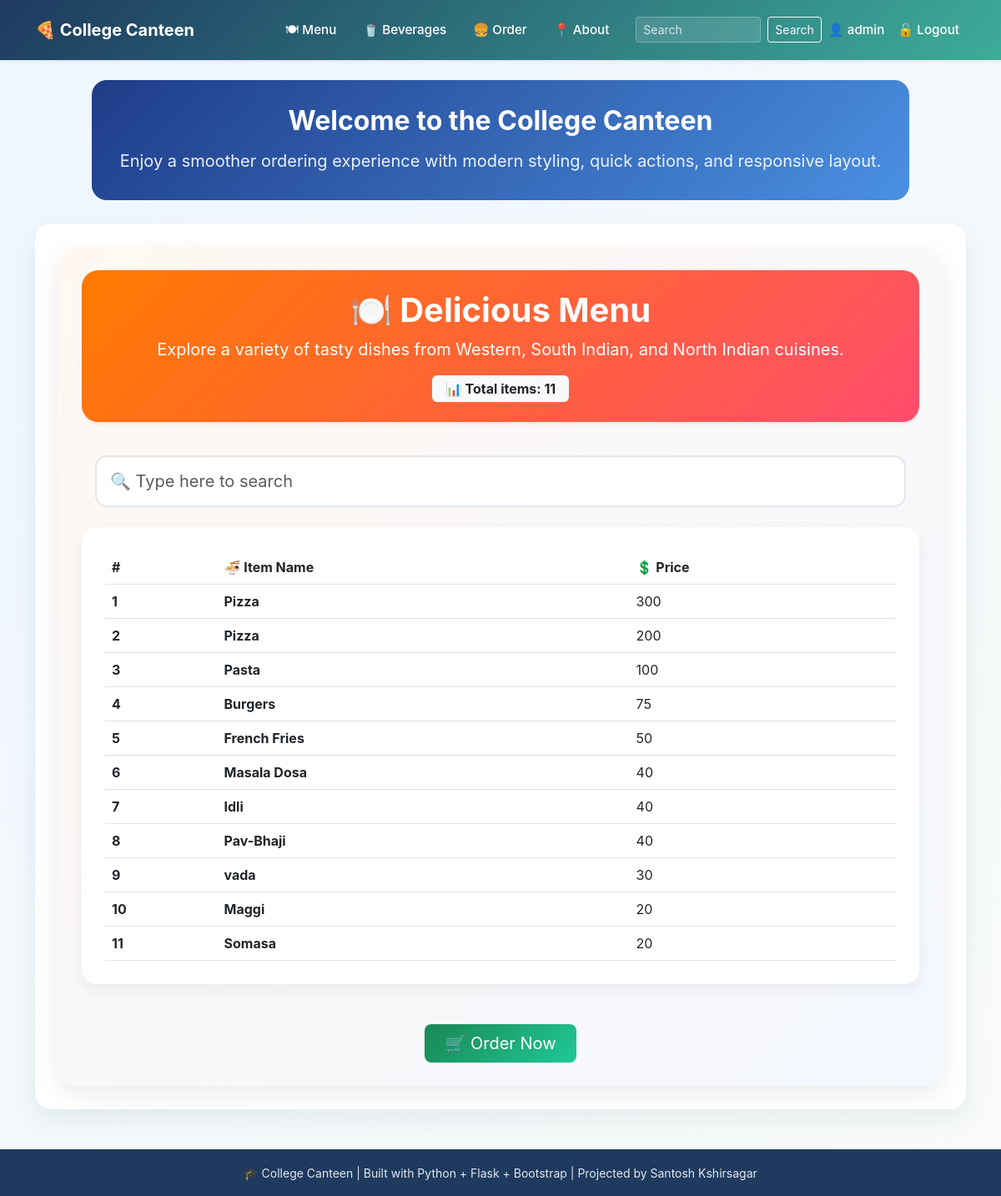
/menu (signed in), run on the app's committed database.
### tables this page shows
CREATE TABLE menus
                 (id INTEGER PRIMARY KEY AUTOINCREMENT,
                 name TEXT NOT NULL,
                 price INTEGER NOT NULL);

### app.py (the view)
@app.route("/menu")
def menu():
    conn = get_db_menus()
    menus = conn.execute('SELECT * FROM menus ORDER BY price DESC').fetchall()
    conn.close()
    return render_template('menu.html', menus=menus)

### database.py (called while the page is built)
def get_db():
    conn = sqlite3.connect(DB_PATH)
    conn.row_factory = sqlite3.Row
    return conn

### templates/menu.html (shortened to what this page needs)
{% extends "base.html" %}
{% block content %}
<div class="menu-page card-hover">
  <div class="card hero-card shadow-sm mb-4">
    <div class="card-body text-center py-4">
      <h1 class="fw-bold mb-2">🍽️ Delicious Menu</h1>
      <p class="mb-0 fs-5">Explore a variety of tasty dishes from Western, South Indian, and North Indian cuisines.</p>
      <div class="mt-3">
        <span class="badge bg-light text-dark fs-6 px-3 py-2">📊 Total items: {{ menus|length }}</span>
      </div>
    </div>
  </div>
  <div class="card-hover p-3">
    <input type="text" id="searchInput" class="form-control form-control-lg search-box" placeholder="🔍 Type here to search">
  </div>
  <div class="card table-card">
    <div class="card-body card-hover">
      <table class="table table-hover mb-0 align-middle">
        <thead>
          <tr>
            <th scope="col">#</th>
            <th>🍜 Item Name</th>
            <th>💲 Price</th>
          </tr>
        </thead>
        <tbody id="tablebody">
          {% for item in menus %}
            <tr data-name="{{ item.name|lower }}">
              <th scope="row">{{ loop.index }}</th>
              <td class="fw-bold">{{ item.name }}</td>
              <td>{{ item.price }}</td>
            </tr>
          {% endfor %}
        </tbody>
      </table>
    </div>
  </div>
  <div class="text-center mt-5">
    <a href="{{ url_for('order') }}" class="btn btn-custom btn-lg px-4">🛒 Order Now</a>
  </div>
</div>
{% endblock %}

### templates/base.html (style rules this page uses)
:root { --brand: #1e3a5f; --brand-dark: #162d4a; --accent: #3dac99; --surface: #f7fbff; --surface-strong: #ffffff; }
html, body { min-height: 100%; }
body { margin: 0; background: linear-gradient(135deg, #eef6ff 0%, #f8fbf8 100%); color: #1d2540; font-family: Inter, system-ui, -apple-system, BlinkMacSystemFont, "Segoe UI", sans-serif; display: flex; flex-direction: column; }
.content-card .card-body { padding: 1.75rem; }
.card-hover { transition: transform 0.25s ease, box-shadow 0.25s ease, border-color 0.25s ease; }

### templates/menu.html (style rules this page uses)
.menu-page { background: linear-gradient(135deg, #fff8f2 0%, #f4f8ff 100%); border-radius: 24px; padding: 28px; box-shadow: 0 10px 30px rgba(0, 0, 0, 0.08); }
.hero-card { background: linear-gradient(135deg, #ff7a00 0%, #ff4d6d 100%); color: white; border: none; border-radius: 20px; }
.search-box { border-radius: 14px; border: 2px solid #e2e8f0; padding: 14px 16px; box-shadow: inset 0 1px 2px rgba(0,0,0,0.03); }
.table-card { border: none; border-radius: 18px; overflow: hidden; box-shadow: 0 8px 20px rgba(0, 0, 0, 0.06); }
.table thead { background: linear-gradient(135deg, #0d6efd 0%, #4f46e5 100%); color: white; }
.btn-custom { background: linear-gradient(135deg, #198754 0%, #20c997 100%); color: white; border: none; transition: transform 0.2s ease, box-shadow 0.2s ease; }

### data on the page
menus: name "Pizza", price "300"
menus: name "Pizza", price "200"
menus: name "Pasta", price "100"
menus: name "Burgers", price "75"
menus: name "French Fries", price "50"
menus: name "Masala Dosa", price "40"
menus: name "Idli", price "40"
menus: name "Pav-Bhaji", price "40"
menus: name "vada", price "30"
menus: name "Maggi", price "20"
menus: name "Somasa", price "20"

### other printed values
{{ session.name }} "admin"
{{ menus|length }} "11"
